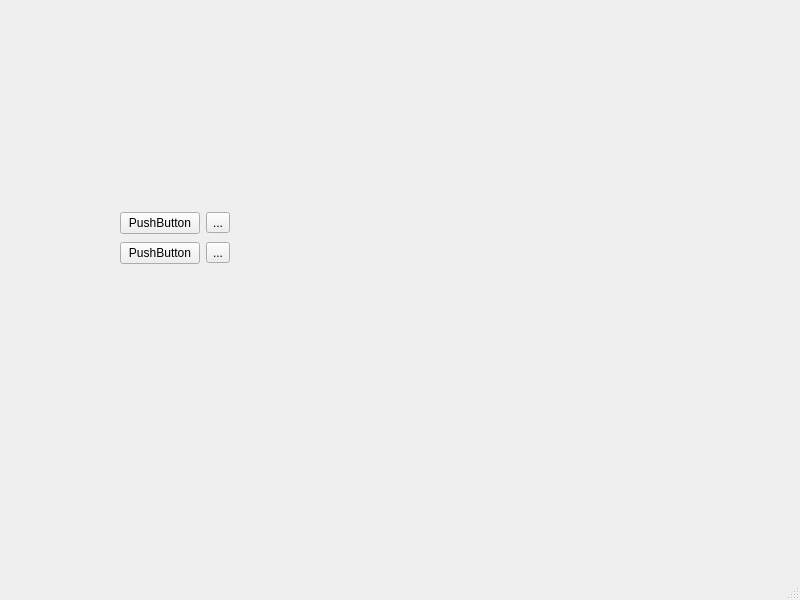
<?xml version="1.0" encoding="UTF-8"?>
<ui version="4.0">
 <class>MainWindow</class>
 <widget class="QMainWindow" name="MainWindow">
  <property name="geometry">
   <rect>
    <x>0</x>
    <y>0</y>
    <width>800</width>
    <height>600</height>
   </rect>
  </property>
  <property name="windowTitle">
   <string>MainWindow</string>
  </property>
  <widget class="QWidget" name="centralwidget">
   <widget class="QWidget" name="">
    <property name="geometry">
     <rect>
      <x>120</x>
      <y>210</y>
      <width>110</width>
      <height>58</height>
     </rect>
    </property>
    <layout class="QVBoxLayout" name="verticalLayout">
     <item>
      <layout class="QHBoxLayout" name="horizontalLayout">
       <item>
        <widget class="QPushButton" name="pushButton">
         <property name="text">
          <string>PushButton</string>
         </property>
        </widget>
       </item>
       <item>
        <widget class="QToolButton" name="toolButton">
         <property name="text">
          <string>...</string>
         </property>
        </widget>
       </item>
      </layout>
     </item>
     <item>
      <layout class="QHBoxLayout" name="horizontalLayout_2">
       <item>
        <widget class="QPushButton" name="pushButton_2">
         <property name="text">
          <string>PushButton</string>
         </property>
        </widget>
       </item>
       <item>
        <widget class="QToolButton" name="toolButton_2">
         <property name="text">
          <string>...</string>
         </property>
        </widget>
       </item>
      </layout>
     </item>
    </layout>
   </widget>
  </widget>
  <widget class="QMenuBar" name="menubar">
   <property name="geometry">
    <rect>
     <x>0</x>
     <y>0</y>
     <width>800</width>
     <height>21</height>
    </rect>
   </property>
  </widget>
  <widget class="QStatusBar" name="statusbar"/>
 </widget>
 <resources/>
 <connections/>
</ui>
